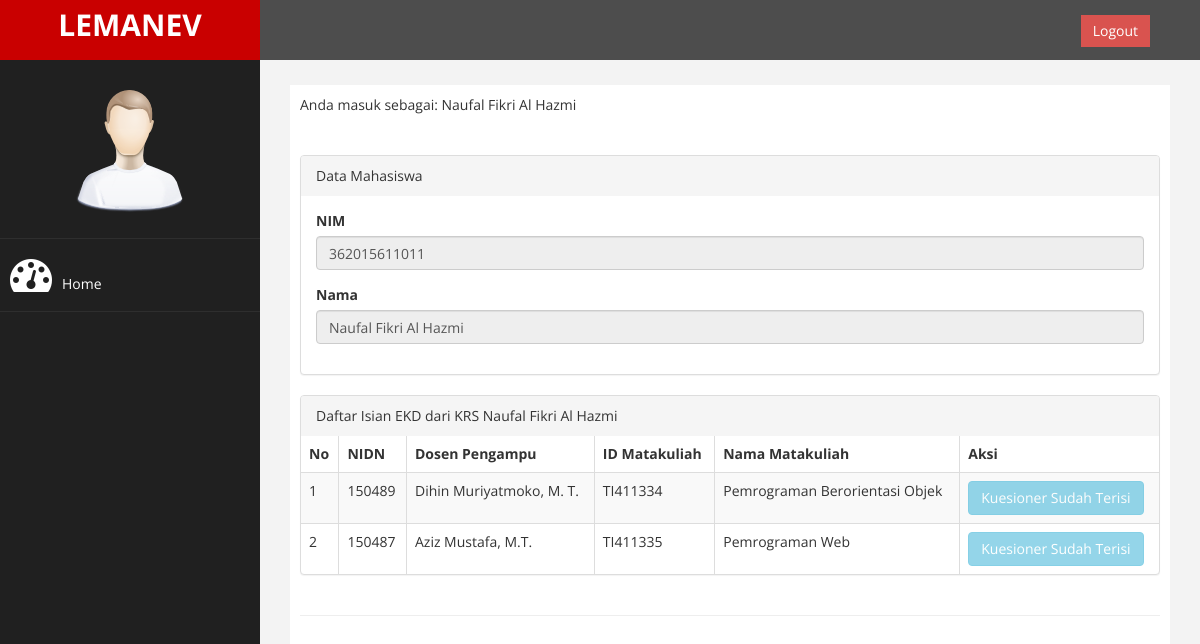
Screenshot of /index.php (signed in) with the database file from the repository.
### tables this page shows
CREATE TABLE `tb_mahasiswa` (
  `nim` varchar(13) NOT NULL,
  `nama` varchar(255) NOT NULL,
  `tahun_masuk` varchar(4) NOT NULL,
  `status` enum('aktif','nonaktif') NOT NULL
);

CREATE TABLE `tb_transaksi_krs` (
  `id_trans` int(11) NOT NULL,
  `nim` varchar(13) NOT NULL,
  `id_mk` varchar(13) NOT NULL
);

CREATE TABLE `tb_dosen` (
  `nidn` varchar(13) NOT NULL,
  `nama` varchar(255) NOT NULL,
  `status` enum('aktif','nonaktif') NOT NULL
);

CREATE TABLE `tb_matakuliah` (
  `id_mk` varchar(13) NOT NULL,
  `nama_mk` varchar(255) NOT NULL,
  `nidn` varchar(13) NOT NULL,
  `id_tahun` int(11) DEFAULT NULL
);

### home_mahasiswa.php (the view, shortened to what this page needs)
<?php
$nim = $_SESSION['mahasiswa'];
$conn = new mysqli("localhost", "root", "", "lemanev02");
$sql1 = $conn->query("SELECT * from tb_mahasiswa where nim = '$nim'");
$sql = $conn->query("SELECT tb_transaksi_krs.nim,
                    tb_dosen.nidn,
                    tb_dosen.nama as nama_dosen,
                    tb_transaksi_krs.id_mk,
                    tb_matakuliah.nama_mk
                    FROM tb_transaksi_krs
                    INNER JOIN tb_mahasiswa ON tb_transaksi_krs.nim = tb_mahasiswa.nim
                    INNER JOIN tb_matakuliah ON tb_transaksi_krs.id_mk = tb_matakuliah.id_mk
                    INNER JOIN tb_dosen ON tb_dosen.nidn = tb_matakuliah.nidn
                    WHERE tb_transaksi_krs.nim = '$nim'");
$tampil = mysqli_fetch_assoc($sql1);
?>
<marquee>Anda masuk sebagai: <?= $tampil['nama']; ?> </marquee>
<div class="row">
    <div class="col-md-12">
        <div class="panel-group">
            <div class="panel panel-default">
                <div class="panel-heading">
                    Data Mahasiswa
                </div>
                <div class="panel-body">
                    <form>
                        <div class="form-group">
                            <label>NIM</label>
                            <input class="form-control" name="nim" value="<?= $tampil['nim'] ?>" readonly />
                        </div>
                        <div class="form-group">
                            <label>Nama</label>
                            <input class="form-control" name="nama" value="<?= $tampil['nama'] ?>" readonly>
                        </div>
                    </form>
                </div>
            </div>
        </div>
        <div class="panel-group">
            <div class="panel panel-default">
                <div class="panel-heading">
                    Daftar Isian EKD dari KRS <?= $tampil['nama'] ?>
                </div>
                <div class="table-responsive">
                    <table class="table table-striped table-bordered table-hover" id="dataKRS">
                        <thead>
                            <tr>
                                <th>No</th>
                                <th>NIDN</th>
                                <th>Dosen Pengampu</th>
                                <th>ID Matakuliah</th>
                                <th>Nama Matakuliah</th>
                                <th>Aksi</th>
                            </tr>
                        </thead>
                        <tbody>
                            <?php
                            $no = 1;
                            while ($data = $sql->fetch_assoc()) {
                                ?>
                                <tr>
                                    <td>
                                        <?= $no++; ?>
                                    </td>
                                    <td>
                                        <?= $data['nidn']; ?>
                                    </td>
                                    <td>
                                        <?= $data['nama_dosen']; ?>
                                    </td>
                                    <td>
                                        <?= $data['id_mk']; ?>
                                    </td>
                                    <td>
                                        <?= $data['nama_mk']; ?>
                                    </td>
                                    <?php
                                    $cek = $conn->query("SELECT nim, id_mk from tb_transaksi_jwb where nim IN ('" . implode("','", $data) . "') AND id_mk IN ('" . implode("','", $data) . "')");
                                    if (mysqli_num_rows($cek) > 0) {
                                        ?>
                                        <td>
                                            <a href="?page=kuesioner&aksi=kuesioner&nim=<?= $data['nim'] ?>&id_mk=<?= $data['id_mk']; ?>" class="btn btn-info" disabled>Kuesioner Sudah Terisi</a>
                                        </td>
                                    <?php
                                } else {
                                    ?>
                                        <td>
                                            <a href="?page=kuesioner&aksi=kuesioner&nim=<?= $data['nim'] ?>&id_mk=<?= $data['id_mk']; ?>" class="btn btn-info">Isi Kuesioner</a>
                                        </td>
                                    <?php
                                }
                                ?>
                                </tr>
                            <?php
                        }
                        ?>
                        </tbody>
                    </table>
                </div>
            </div>
        </div>
    </div>
</div>

### assets/css/custom.css (style rules this page uses)
body { font-family: 'Open Sans', sans-serif; }

### rows the page displays
tb_mahasiswa: nama "Naufal Fikri Al Hazmi", nim "362015611011"
tb_transaksi_krs: tb_dosen.nidn "150489", tb_dosen.nama "Dihin Muriyatmoko, M. T.", id_mk "TI411334", id_mk.nama_mk "Pemrograman Berorientasi Objek"
tb_transaksi_krs: tb_dosen.nidn "150487", tb_dosen.nama "Aziz Mustafa, M.T.", id_mk "TI411335", id_mk.nama_mk "Pemrograman Web"
